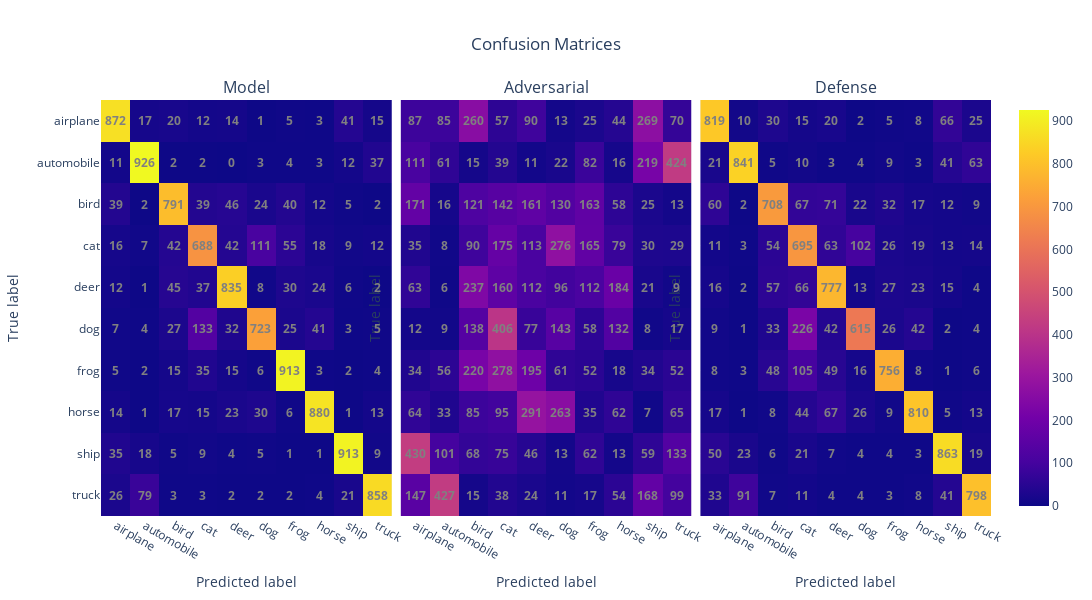

The notebook cell this image was saved under:
### Code cell
plot_confusion_matrix(labels=labels,classes=classes)
